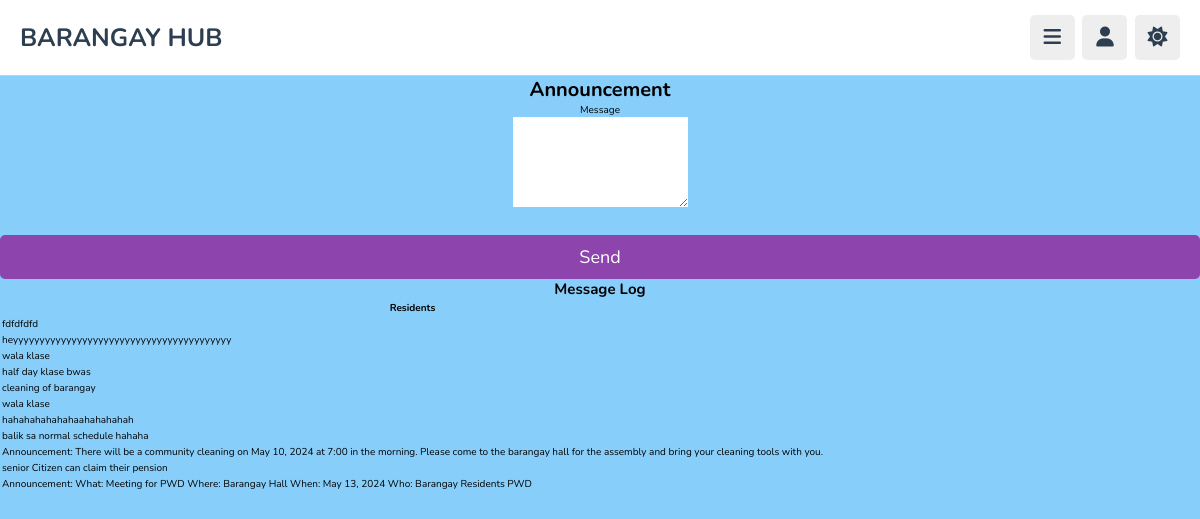
The app's page /brgyhub/admin/announcements.php (signed in) with its own data.
### tables this page shows
CREATE TABLE `noticemsg` (
  `id` int(11) NOT NULL,
  `message` text NOT NULL
);

### brgyhub/admin/announcements.php (the view, shortened to what this page needs)
<!DOCTYPE html>
<html lang="en">
<head>
    <link rel="stylesheet" href="https://cdnjs.cloudflare.com/ajax/libs/font-awesome/6.2.0/css/all.min.css">
    <link rel="stylesheet" href="../css/admin_style.css">
</head>
<body>
    <?php include '../components/admin_header.php'; ?>
    <div class="container">
        <div id="content" align="center">
            <form action="notifyexec.php" method="post">
                <h1>Announcement</h1>
                <p>Message</p>
                <textarea type="text" name="message" class="ed" rows="5"></textarea><br /><br />
                <input type="submit" class="btn btn-primary" value="Send">
            </form>
        </div>
        <div class="message-log">
            <h2 align="center">Message Log</h2>
            <table class="table table-bordered">
                <thead>
                    <tr>
                        <th>Residents</th>
                    </tr>
                </thead>
                <tbody>
                    <?php
                    $stmt = $conn->query("SELECT * FROM noticemsg");
                    if ($stmt) {
                        while ($row = $stmt->fetch(PDO::FETCH_ASSOC)) {
                            echo '<tr><td>' . htmlspecialchars($row['message']) . '</td></tr>';
                        }
                    }
                    ?>
                </tbody>
            </table>
        </div>
    </div>
</body>
</html>

### brgyhub/css/admin_style.css (style rules this page uses)
:root { --main-color:#8e44ad; --red:#e74c3c; --oragen:#f39c12; --white:#fff; --black:#2c3e50; --light-color:#888; --light-bg:#eee; --border:.1rem solid rgba(0,0,0,.2); }
* { font-family: 'Nunito', sans-serif; margin: 0; padding: 0; box-sizing: border-box; outline: none; border: none; text-decoration: none; }
html { font-size: 62.5%; overflow-x: hidden; }
body { background: lightskyblue; padding-left: 30rem; }
.btn, .option-btn, .delete-btn, .inline-btn, .inline-option-btn, .inline-delete-btn { border-radius: .5rem; padding: 1rem 3rem; font-size: 1.8rem; color: #fff; margin-top: 1rem; text-transform: capitalize; cursor: pointer; text-align: center; }
.btn, .option-btn, .delete-btn { display: block; width: 100%; }
.btn, .inline-btn { background-color: var(--main-color); }
@media (max-width:1200px) { body { padding-left: 0; } }

### records on screen
noticemsg: message "fdfdfdfd"
noticemsg: message "heyyyyyyyyyyyyyyyyyyyyyyyyyyyyyyyyyyyyyyyyy"
noticemsg: message "wala klase"
noticemsg: message "half day klase bwas"
noticemsg: message "cleaning of barangay"
noticemsg: message "wala klase"
noticemsg: message "hahahahahahahaahahahahah"
noticemsg: message "balik sa normal schedule hahaha"
noticemsg: message "Announcement: There will be a community cleaning on May 10, 2024 at 7:00 in the morning. Please come to the barangay hall for the assembly and bring your cleaning tools with you."
noticemsg: message "senior Citizen can claim their pension"
noticemsg: message "Announcement: What: Meeting for PWD Where: Barangay Hall When: May 13, 2024 Who: Barangay Residents PWD"
